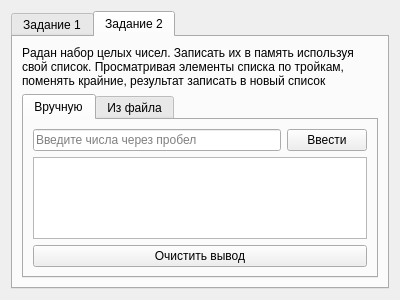
<?xml version="1.0" encoding="UTF-8"?>
<ui version="4.0">
 <class>ListTaskWindow</class>
 <widget class="QDialog" name="ListTaskWindow">
  <property name="geometry">
   <rect>
    <x>0</x>
    <y>0</y>
    <width>400</width>
    <height>300</height>
   </rect>
  </property>
  <property name="windowTitle">
   <string>Dialog</string>
  </property>
  <layout class="QVBoxLayout" name="verticalLayout">
   <item>
    <widget class="QTabWidget" name="mainTabWidget">
     <property name="currentIndex">
      <number>1</number>
     </property>
     <widget class="QWidget" name="firstTaskTab">
      <attribute name="title">
       <string>Задание 1</string>
      </attribute>
      <layout class="QVBoxLayout" name="verticalLayout_2">
       <item>
        <widget class="QLabel" name="label">
         <property name="text">
          <string>Вокруг считающего стоит N человек, из которых выделен первый, а остальные занумерованы  по часовой стрелке числами от 2 до N. Считающий, начиная с кого-то, ведет счет до M. Человек, на котором остановился счет, выходит из круга. Счет продолжается со следующего человека и так до тех пор, пока не останется один человек. Определить номер оставшегося человека, если известно M и то, что счет начинался с первого человека</string>
         </property>
         <property name="wordWrap">
          <bool>true</bool>
         </property>
        </widget>
       </item>
       <item>
        <widget class="QTabWidget" name="InputFirstTaskTabWidget">
         <property name="currentIndex">
          <number>1</number>
         </property>
         <widget class="QWidget" name="josephusManualTab">
          <attribute name="title">
           <string>Вручную</string>
          </attribute>
          <layout class="QHBoxLayout" name="horizontalLayout_3" stretch="0,0">
           <item>
            <layout class="QHBoxLayout" name="horizontalLayout_2" stretch="0">
             <item>
              <layout class="QVBoxLayout" name="verticalLayout_3">
               <item>
                <widget class="QLineEdit" name="inputManualJosephusLineEdit">
                 <property name="placeholderText">
                  <string>Введите фамилии людей через пробел</string>
                 </property>
                </widget>
               </item>
               <item>
                <layout class="QHBoxLayout" name="horizontalLayout">
                 <item>
                  <widget class="QLabel" name="josephusManualLabel">
                   <property name="text">
                    <string>Шаг считающего</string>
                   </property>
                  </widget>
                 </item>
                 <item>
                  <widget class="QSpinBox" name="josephusManualSpinBox"/>
                 </item>
                </layout>
               </item>
               <item>
                <spacer name="verticalSpacer">
                 <property name="orientation">
                  <enum>Qt::Orientation::Vertical</enum>
                 </property>
                 <property name="sizeHint" stdset="0">
                  <size>
                   <width>20</width>
                   <height>40</height>
                  </size>
                 </property>
                </spacer>
               </item>
               <item>
                <widget class="QPushButton" name="inputJosephusManualPushButton">
                 <property name="text">
                  <string>Ввести</string>
                 </property>
                </widget>
               </item>
              </layout>
             </item>
            </layout>
           </item>
           <item>
            <layout class="QVBoxLayout" name="verticalLayout_4">
             <item>
              <widget class="QPlainTextEdit" name="outputJosephusManualPlainTextEdit">
               <property name="readOnly">
                <bool>true</bool>
               </property>
              </widget>
             </item>
             <item>
              <widget class="QPushButton" name="clearJosephusManualPushButton">
               <property name="text">
                <string>Очистить вывод</string>
               </property>
              </widget>
             </item>
            </layout>
           </item>
          </layout>
         </widget>
         <widget class="QWidget" name="josephusFileTab">
          <attribute name="title">
           <string>Из файла</string>
          </attribute>
          <layout class="QHBoxLayout" name="horizontalLayout_6">
           <item>
            <layout class="QHBoxLayout" name="horizontalLayout_4" stretch="0">
             <item>
              <layout class="QVBoxLayout" name="verticalLayout_6">
               <item>
                <widget class="QLineEdit" name="inputFileJosephusLineEdit">
                 <property name="placeholderText">
                  <string>Введите название файла</string>
                 </property>
                </widget>
               </item>
               <item>
                <layout class="QHBoxLayout" name="horizontalLayout_5">
                 <item>
                  <widget class="QLabel" name="josephusFileLabel">
                   <property name="text">
                    <string>Шаг считающего</string>
                   </property>
                  </widget>
                 </item>
                 <item>
                  <widget class="QSpinBox" name="josephusFileSpinBox"/>
                 </item>
                </layout>
               </item>
               <item>
                <spacer name="verticalSpacer_2">
                 <property name="orientation">
                  <enum>Qt::Orientation::Vertical</enum>
                 </property>
                 <property name="sizeHint" stdset="0">
                  <size>
                   <width>20</width>
                   <height>40</height>
                  </size>
                 </property>
                </spacer>
               </item>
               <item>
                <widget class="QPushButton" name="inputJosephusFilePushButton">
                 <property name="text">
                  <string>Ввести</string>
                 </property>
                </widget>
               </item>
              </layout>
             </item>
            </layout>
           </item>
           <item>
            <layout class="QVBoxLayout" name="verticalLayout_5">
             <item>
              <widget class="QPlainTextEdit" name="outputJosephusFilePlainTextEdit">
               <property name="readOnly">
                <bool>true</bool>
               </property>
              </widget>
             </item>
             <item>
              <widget class="QPushButton" name="clearJosephusFilePushButton">
               <property name="text">
                <string>Очистить вывод</string>
               </property>
              </widget>
             </item>
            </layout>
           </item>
          </layout>
         </widget>
        </widget>
       </item>
      </layout>
     </widget>
     <widget class="QWidget" name="SecondTaskTab">
      <attribute name="title">
       <string>Задание 2</string>
      </attribute>
      <layout class="QVBoxLayout" name="verticalLayout_7">
       <item>
        <widget class="QLabel" name="label_2">
         <property name="text">
          <string>Pадан набор целых чисел. Записать их в память используя свой список. Просматривая элементы списка по тройкам, поменять крайние, результат записать в новый список</string>
         </property>
         <property name="wordWrap">
          <bool>true</bool>
         </property>
        </widget>
       </item>
       <item>
        <widget class="QTabWidget" name="inputSecondTaskTabWidget">
         <property name="currentIndex">
          <number>0</number>
         </property>
         <widget class="QWidget" name="swapManualTab">
          <attribute name="title">
           <string>Вручную</string>
          </attribute>
          <layout class="QVBoxLayout" name="verticalLayout_8">
           <item>
            <layout class="QHBoxLayout" name="horizontalLayout_7">
             <item>
              <widget class="QLineEdit" name="inputSwapManualLineEdit">
               <property name="placeholderText">
                <string>Введите числа через пробел</string>
               </property>
              </widget>
             </item>
             <item>
              <widget class="QPushButton" name="inputSwapManualPushButton">
               <property name="text">
                <string>Ввести</string>
               </property>
              </widget>
             </item>
            </layout>
           </item>
           <item>
            <widget class="QPlainTextEdit" name="outputSwapManualPlainTextEdit"/>
           </item>
           <item>
            <widget class="QPushButton" name="cleanSwapManualPushButton">
             <property name="text">
              <string>Очистить вывод</string>
             </property>
            </widget>
           </item>
          </layout>
         </widget>
         <widget class="QWidget" name="swapFileTab">
          <attribute name="title">
           <string>Из файла</string>
          </attribute>
          <layout class="QVBoxLayout" name="verticalLayout_10">
           <item>
            <layout class="QHBoxLayout" name="horizontalLayout_8">
             <item>
              <widget class="QLineEdit" name="inputSwapFileLineEdit">
               <property name="placeholderText">
                <string>Введите название файла</string>
               </property>
              </widget>
             </item>
             <item>
              <widget class="QPushButton" name="inputSwapFilePushButton">
               <property name="text">
                <string>Ввести</string>
               </property>
              </widget>
             </item>
            </layout>
           </item>
           <item>
            <layout class="QHBoxLayout" name="horizontalLayout_9">
             <item>
              <widget class="QPlainTextEdit" name="inputSwapFilePlainTextEdit">
               <property name="placeholderText">
                <string>Тут появится информация из входного файла</string>
               </property>
              </widget>
             </item>
             <item>
              <layout class="QVBoxLayout" name="verticalLayout_9">
               <item>
                <widget class="QPlainTextEdit" name="outputSwapFilePlainTextEdit"/>
               </item>
               <item>
                <widget class="QPushButton" name="clearSwapFilePushButton">
                 <property name="text">
                  <string>Очистить вывод</string>
                 </property>
                </widget>
               </item>
              </layout>
             </item>
            </layout>
           </item>
          </layout>
         </widget>
        </widget>
       </item>
      </layout>
     </widget>
    </widget>
   </item>
  </layout>
 </widget>
 <resources/>
 <connections/>
</ui>
